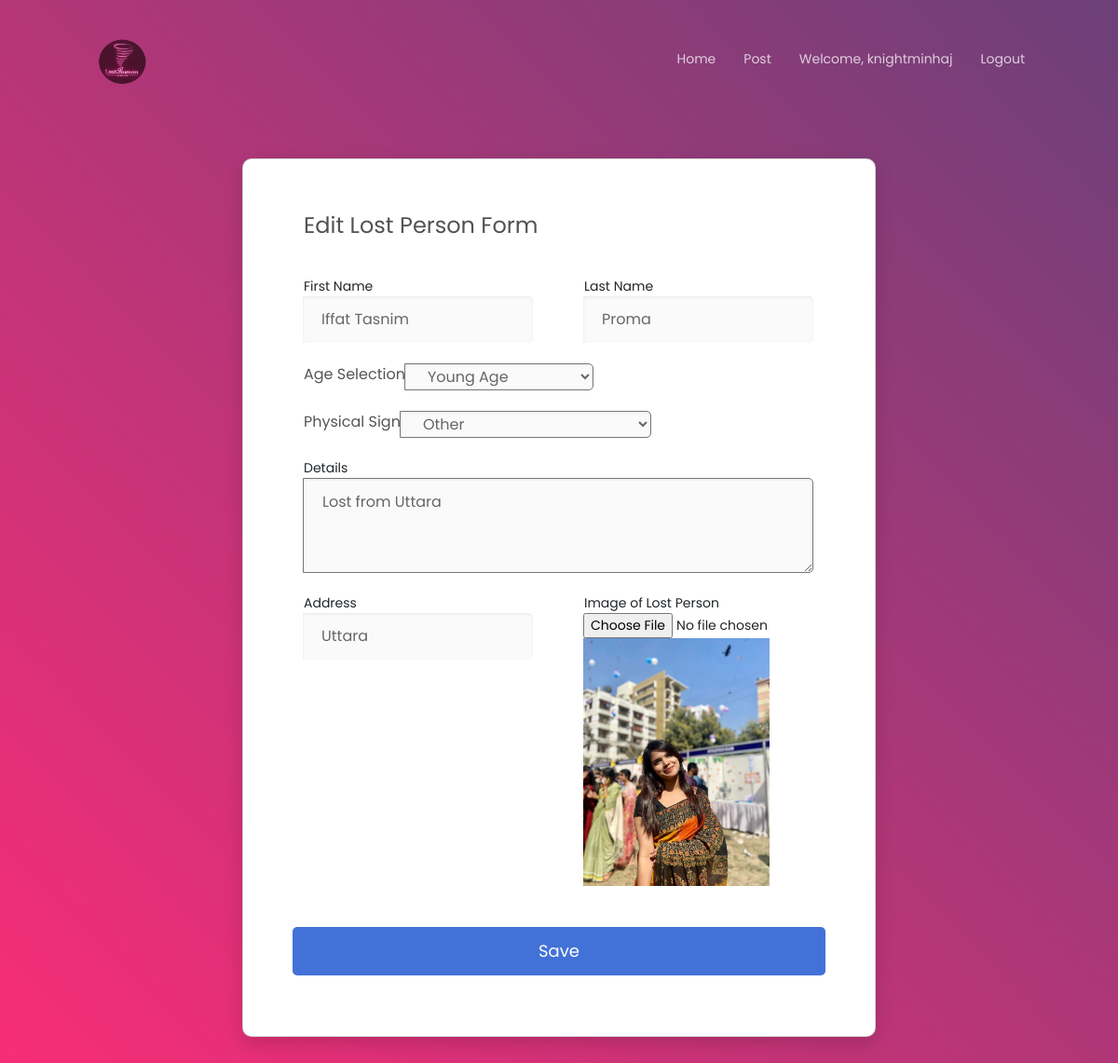
The page /edit-post/15/ (signed in) on the database its author committed.
### myapp/models.py (models this page shows, shortened)
class LostPerson(models.Model):
    user = models.ForeignKey(User, on_delete=models.CASCADE, default=1)
    fname_u = models.CharField(max_length=100)
    lname_u = models.CharField(max_length=100)
    age_u = models.CharField(max_length=100, choices=AGE_CHOICES)
    sign_u = models.CharField(max_length=100, choices=SIGN_CHOICES)
    details_u = models.TextField()
    address_u = models.CharField(max_length=200)
    pub_date = models.DateTimeField(default=timezone.now)
    image_l = models.ImageField(
        upload_to=path_and_rename, null=True, blank=True)

### myapp/views.py (the view, shortened to what this page needs)
# urls.py: path('edit-post/<int:post_id>/', user_views.edit_post, name='edit-post'),
def edit_post(request, post_id):
    post = get_object_or_404(LostPerson, id=post_id)
    if post.user != request.user:
        return redirect('home')
    post_filename = str(post.image_l).split('/')[-1]
    context = {
        'post': post,
        'post_filename': post_filename
    }
    return render(request, 'edit_post.html', context)

### myapp/templates/edit_post.html (shortened to what this page needs)
<!DOCTYPE html>
<html lang="en">
<head>
    {% load static %}
    <link href="{% static 'vendor/mdi-font/css/material-design-iconic-font.min.css' %}" rel="stylesheet" media="all">
    <link href="{% static 'vendor/font-awesome-4.7/css/font-awesome.min.css' %}" rel="stylesheet" media="all">
    <link rel="stylesheet" href="https://cdn.jsdelivr.net/npm/bootstrap@5.7.0/css/bootstrap.min.css">
    <link href="{% static 'vendor/select2/select2.min.css' %}" rel="stylesheet" media="all">
    <link href="{% static 'vendor/datepicker/daterangepicker.css' %}" rel="stylesheet" media="all">
    <link href="{% static 'css/main.css' %}" rel="stylesheet" media="all">
    <link rel="stylesheet" href="{% static 'css/styles.css' %}">
</head>
<body>
    <header>
        <h2><a href="{% url 'home' %}"><img src="{% static 'image/logo.png' %}" width="64" alt=""></a></h2>
        <nav>
            {% if user.is_authenticated %}
            <li><a href="{% url 'home' %}">Home</a></li>
            <li><a href="{% url 'all-post' %}">Post</a></li>
            <li><a href="{% url 'profile' %}">Welcome, {{ request.user.username }}</a></li>
            <li><a href="{% url 'logout' %}">Logout</a></li>
            {% else %}
            <li><a href="{% url 'home' %}">Home</a></li>
            <li><a href="{% url 'all-post' %}">Post</a></li>
            <li><a href="{% url 'login' %}">Login</a></li>
            <li><a href="{% url 'register' %}">Register</a></li>
            {% endif %}
        </nav>
    </header>
    <div class="page-wrapper bg-gra-02 p-t-130 p-b-100 font-poppins">
        <div class="wrapper wrapper--w680">
            <div class="card card-4">
                <div class="card-body">
                    <h2 class="title">Edit Lost Person Form</h2>
                    <form method="POST" action="{% url 'edit-post' post.id %}" enctype="multipart/form-data">
                        <div class="row row-space">
                            <div class="col-2">
                                <div class="input-group">
                                    <label for="firstname">First Name</label>
                                    <input type="text" class="input--style-4" name="fname_u" id="firstname"
                                        placeholder="First Name" value="{{ post.fname_u }}" required>
                                </div>
                            </div>
                            <div class="col-2">
                                <div class="input-group">
                                    <label for="lastname">Last Name</label>
                                    <input type="text" class="input--style-4" name="lname_u" id="lastname"
                                        placeholder="Last Name" value="{{ post.lname_u }}" required>
                                </div>
                            </div>
                        </div>
                        <div class="row row-space">
                            <div class="col-12">
                                <div class="input-group">
                                    <label class="label">Age Selection</label>
                                    <select class="input--style-4" name="age_u" required>
                                        {% if post.age_u == 'Young' %}
                                        <option value="Young" selected>Young Age</option>
                                        {% else %}
                                        <option value="Young">Young Age</option>
                                        {% endif %}
                                    </select>
                                </div>
                            </div>
                            <div class="col-12">
                                <div class="input-group">
                                    <label class="label">Physical Sign</label>
                                    <select class="input--style-4" name="sign_u" required>
                                        {% if post.sign_u == 'Other' %}
                                        <option value="Other" selected>Other</option>
                                        {% else %}
                                        <option value="Other">Other</option>
                                        {% endif %}
                                    </select>
                                </div>
                            </div>
                        </div>
                        <div class="">
                            <div class="input-group">
                                <label for="details">Details</label>
                                <textarea type="textarea" class="input--style-4" name="details_u" style="width: 100%;"
                                    id="details" required>{{ post.details_u }}</textarea>
                            </div>
                        </div>
                        <div class="row row-space">
                            <div class="col-2">
                                <div class="input-group">
                                    <label for="address">Address</label>
                                    <input type="text" class="input--style-4" name="address_u" id="address"
                                        placeholder="Address" value="{{ post.address_u }}" required>
                                </div>
                            </div>
                            <div class="col-2">
                                <div class="input-group">
                                    <div class="input-group">
                                        <label for="formFileMd">Image of Lost Person</label><br>
                                        <input class="btn-default" name="image_l" id="formFileMd" type="file"
                                            accept="image/*" />
                                        <img id="previewImage"
                                            src="{% static 'images/db/known/'|add:post.age_u|add:'/'|add:post_filename %}"
                                            alt="Current Image" width="200" style="text-align: center;">
                                    </div>
                                </div>
                            </div>
                            <input class="btn btn--radius-2 btn--blue" type="submit" value="Save">
                    </form>
                </div>
            </div>
        </div>
    </div>
</body>
</html>

### myapp/static/css/main.css (style rules this page uses)
.font-poppins { font-family: "Poppins", "Arial", "Helvetica Neue", sans-serif; }
.row { display: -webkit-box; display: -webkit-flex; display: -moz-box; display: -ms-flexbox; display: flex; -webkit-flex-wrap: wrap; -ms-flex-wrap: wrap; flex-wrap: wrap; }
.row-space { -webkit-box-pack: justify; -webkit-justify-content: space-between; -moz-box-pack: justify; -ms-flex-pack: justify; justify-content: space-between; }
.col-2 { width: -webkit-calc((100% - 30px) / 2); width: -moz-calc((100% - 30px) / 2); width: calc((100% - 30px) / 2); }
html { -webkit-box-sizing: border-box; -moz-box-sizing: border-box; box-sizing: border-box; }
* { padding: 0; margin: 0; }
*, *:before, *:after { -webkit-box-sizing: inherit; -moz-box-sizing: inherit; box-sizing: inherit; }
body, h1, h2, h3, h4, h5, h6, blockquote, p, pre, dl, dd, ol, ul, figure, hr, fieldset, legend { margin: 0; padding: 0; }
.page-wrapper { min-height: 100vh; }
body { font-family: "Poppins", "Arial", "Helvetica Neue", sans-serif; font-weight: 400; font-size: 14px; }
h1, h2, h3, h4, h5, h6 { font-weight: 400; }
h2 { font-size: 30px; }
.bg-gra-02 { background: -webkit-gradient(linear, left bottom, right top, from(#fc2c77), to(#6c4079)); background: -webkit-linear-gradient(bottom left, #fc2c77 0%, #6c4079 100%); background: -moz-linear-gradient(bottom left, #fc2c77 0%, #6c4079 100%); background: -o-linear-gradient(bottom left, #fc2c77 0%, #6c4079 100%); background: linear-gradient(to top right, #fc2c77 0%, #6c4079 100%); }
.p-t-130 { padding-top: 170px; }
.p-b-100 { padding-bottom: 100px; }
.wrapper { margin: 0 auto; }
.wrapper--w680 { max-width: 680px; }
.btn { display: inline-block; line-height: 50px; padding: 0 50px; -webkit-transition: all 0.4s ease; -o-transition: all 0.4s ease; -moz-transition: all 0.4s ease; transition: all 0.4s ease; cursor: pointer; font-size: 18px; color: #fff; font-family: "Poppins", "Arial", "Helvetica Neue", sans-serif; }
.btn--radius-2 { -webkit-border-radius: 5px; -moz-border-radius: 5px; border-radius: 5px; }
.btn--blue { background: #4272d7; }
input { outline: none; margin: 0; border: none; -webkit-box-shadow: none; -moz-box-shadow: none; box-shadow: none; width: 100%; font-size: 14px; font-family: inherit; }
.input--style-4 { line-height: 50px; background: #fafafa; -webkit-box-shadow: inset 0px 1px 3px 0px rgba(0, 0, 0, 0.08); -moz-box-shadow: inset 0px 1px 3px 0px rgba(0, 0, 0, 0.08); box-shadow: inset 0px 1px 3px 0px rgba(0, 0, 0, 0.08); -webkit-border-radius: 5px; -moz-border-radius: 5px; border-radius: 5px; padding: 0 20px; font-size: 16px; color: #666; -webkit-transition: all 0.4s ease; -o-transition: all 0.4s ease; -moz-transition: all 0.4s ease; transition: all 0.4s ease; }
.label { font-size: 16px; color: #555; text-transform: capitalize; display: block; margin-bottom: 5px; }
.input-group { position: relative; margin-bottom: 22px; }
.title { font-size: 24px; color: #525252; font-weight: 400; margin-bottom: 40px; }
.card { -webkit-border-radius: 3px; -moz-border-radius: 3px; border-radius: 3px; background: #fff; }
.card-4 { background: #fff; -webkit-border-radius: 10px; -moz-border-radius: 10px; border-radius: 10px; -webkit-box-shadow: 0px 8px 20px 0px rgba(0, 0, 0, 0.15); -moz-box-shadow: 0px 8px 20px 0px rgba(0, 0, 0, 0.15); box-shadow: 0px 8px 20px 0px rgba(0, 0, 0, 0.15); }
.card-4 .card-body { padding: 57px 65px; padding-bottom: 65px; }

### myapp/static/css/styles.css (style rules this page uses)
* { margin: 0; padding: 0; box-sizing: border-box; }
html { font-size: 16px; font-family: "Poppins", "Arial", "Helvetica Neue", sans-serif; color: #555; }
ul, nav { list-style: none; }
nav li { display: inline-block; position: relative; }
nav a:after { position: absolute; content: ''; display: inline-block; width: calc( 0% ); position: absolute; bottom: -6px; left: 0; height: 3px; background: yellow; transition: width 450ms ease-out; }
a { text-decoration: none; opacity: 0.75; color: #fff; }
header { position: absolute; width: 100%; display: flex; justify-content: space-between; align-items: center; padding: 35px 100px 0; animation: 1s fadein 0.5s forwards; opacity: 0; color: #fff; z-index: 2; }
header h2 { font-family: "Amatic SC", sans-serif; }
header nav { display: flex; margin-right: -15px; }
header nav li { margin: 0 15px; }
* { box-sizing: border-box; margin: 0; padding: 0; }

### rows shown on the page
LostPerson: fname_u "Iffat Tasnim", lname_u "Proma", age_u "Young Age", sign_u "Other", details_u "Lost from Uttara", address_u "Uttara", age_u (picture)

### other values the page prints
{{ request.user.username }} "knightminhaj"
